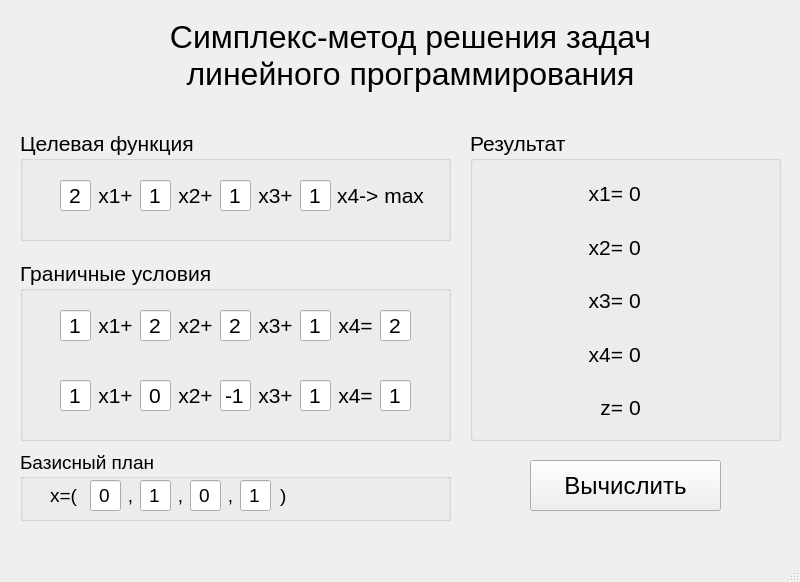
<?xml version="1.0" encoding="UTF-8"?>
<ui version="4.0">
 <class>MainWindow</class>
 <widget class="QMainWindow" name="MainWindow">
  <property name="geometry">
   <rect>
    <x>0</x>
    <y>0</y>
    <width>800</width>
    <height>582</height>
   </rect>
  </property>
  <property name="sizePolicy">
   <sizepolicy hsizetype="Fixed" vsizetype="Fixed">
    <horstretch>0</horstretch>
    <verstretch>0</verstretch>
   </sizepolicy>
  </property>
  <property name="windowTitle">
   <string>MainWindow</string>
  </property>
  <widget class="QWidget" name="centralwidget">
   <widget class="QLabel" name="label">
    <property name="geometry">
     <rect>
      <x>130</x>
      <y>10</y>
      <width>561</width>
      <height>91</height>
     </rect>
    </property>
    <property name="font">
     <font>
      <pointsize>24</pointsize>
     </font>
    </property>
    <property name="text">
     <string>Симплекс-метод решения задач линейного программирования</string>
    </property>
    <property name="alignment">
     <set>Qt::AlignCenter</set>
    </property>
    <property name="wordWrap">
     <bool>true</bool>
    </property>
   </widget>
   <widget class="QGroupBox" name="groupBox">
    <property name="geometry">
     <rect>
      <x>20</x>
      <y>130</y>
      <width>431</width>
      <height>111</height>
     </rect>
    </property>
    <property name="font">
     <font>
      <pointsize>16</pointsize>
     </font>
    </property>
    <property name="title">
     <string>Целевая функция</string>
    </property>
    <widget class="QLabel" name="label_2">
     <property name="geometry">
      <rect>
       <x>70</x>
       <y>50</y>
       <width>51</width>
       <height>31</height>
      </rect>
     </property>
     <property name="text">
      <string>x1+</string>
     </property>
     <property name="alignment">
      <set>Qt::AlignCenter</set>
     </property>
    </widget>
    <widget class="QLineEdit" name="x1LineEdit">
     <property name="geometry">
      <rect>
       <x>40</x>
       <y>50</y>
       <width>31</width>
       <height>31</height>
      </rect>
     </property>
     <property name="text">
      <string>2</string>
     </property>
     <property name="alignment">
      <set>Qt::AlignCenter</set>
     </property>
    </widget>
    <widget class="QLabel" name="label_3">
     <property name="geometry">
      <rect>
       <x>150</x>
       <y>50</y>
       <width>51</width>
       <height>31</height>
      </rect>
     </property>
     <property name="text">
      <string>x2+</string>
     </property>
     <property name="alignment">
      <set>Qt::AlignCenter</set>
     </property>
    </widget>
    <widget class="QLineEdit" name="x2LineEdit">
     <property name="geometry">
      <rect>
       <x>120</x>
       <y>50</y>
       <width>31</width>
       <height>31</height>
      </rect>
     </property>
     <property name="text">
      <string>1</string>
     </property>
     <property name="alignment">
      <set>Qt::AlignCenter</set>
     </property>
    </widget>
    <widget class="QLineEdit" name="x3LineEdit">
     <property name="geometry">
      <rect>
       <x>200</x>
       <y>50</y>
       <width>31</width>
       <height>31</height>
      </rect>
     </property>
     <property name="text">
      <string>1</string>
     </property>
     <property name="alignment">
      <set>Qt::AlignCenter</set>
     </property>
    </widget>
    <widget class="QLabel" name="label_4">
     <property name="geometry">
      <rect>
       <x>230</x>
       <y>50</y>
       <width>51</width>
       <height>31</height>
      </rect>
     </property>
     <property name="text">
      <string>x3+</string>
     </property>
     <property name="alignment">
      <set>Qt::AlignCenter</set>
     </property>
    </widget>
    <widget class="QLineEdit" name="x4LineEdit">
     <property name="geometry">
      <rect>
       <x>280</x>
       <y>50</y>
       <width>31</width>
       <height>31</height>
      </rect>
     </property>
     <property name="text">
      <string>1</string>
     </property>
     <property name="alignment">
      <set>Qt::AlignCenter</set>
     </property>
    </widget>
    <widget class="QLabel" name="label_5">
     <property name="geometry">
      <rect>
       <x>310</x>
       <y>50</y>
       <width>101</width>
       <height>31</height>
      </rect>
     </property>
     <property name="text">
      <string>x4-&gt; max</string>
     </property>
     <property name="alignment">
      <set>Qt::AlignCenter</set>
     </property>
    </widget>
   </widget>
   <widget class="QGroupBox" name="groupBox_2">
    <property name="geometry">
     <rect>
      <x>20</x>
      <y>260</y>
      <width>431</width>
      <height>181</height>
     </rect>
    </property>
    <property name="font">
     <font>
      <pointsize>16</pointsize>
     </font>
    </property>
    <property name="title">
     <string>Граничные условия</string>
    </property>
    <widget class="QLabel" name="label_6">
     <property name="geometry">
      <rect>
       <x>70</x>
       <y>50</y>
       <width>51</width>
       <height>31</height>
      </rect>
     </property>
     <property name="text">
      <string>x1+</string>
     </property>
     <property name="alignment">
      <set>Qt::AlignCenter</set>
     </property>
    </widget>
    <widget class="QLineEdit" name="xLineEdit_11">
     <property name="geometry">
      <rect>
       <x>40</x>
       <y>50</y>
       <width>31</width>
       <height>31</height>
      </rect>
     </property>
     <property name="text">
      <string>1</string>
     </property>
     <property name="alignment">
      <set>Qt::AlignCenter</set>
     </property>
    </widget>
    <widget class="QLabel" name="label_7">
     <property name="geometry">
      <rect>
       <x>150</x>
       <y>50</y>
       <width>51</width>
       <height>31</height>
      </rect>
     </property>
     <property name="text">
      <string>x2+</string>
     </property>
     <property name="alignment">
      <set>Qt::AlignCenter</set>
     </property>
    </widget>
    <widget class="QLineEdit" name="xLineEdit_12">
     <property name="geometry">
      <rect>
       <x>120</x>
       <y>50</y>
       <width>31</width>
       <height>31</height>
      </rect>
     </property>
     <property name="text">
      <string>2</string>
     </property>
     <property name="alignment">
      <set>Qt::AlignCenter</set>
     </property>
    </widget>
    <widget class="QLineEdit" name="xLineEdit_13">
     <property name="geometry">
      <rect>
       <x>200</x>
       <y>50</y>
       <width>31</width>
       <height>31</height>
      </rect>
     </property>
     <property name="text">
      <string>2</string>
     </property>
     <property name="alignment">
      <set>Qt::AlignCenter</set>
     </property>
    </widget>
    <widget class="QLabel" name="label_8">
     <property name="geometry">
      <rect>
       <x>230</x>
       <y>50</y>
       <width>51</width>
       <height>31</height>
      </rect>
     </property>
     <property name="text">
      <string>x3+</string>
     </property>
     <property name="alignment">
      <set>Qt::AlignCenter</set>
     </property>
    </widget>
    <widget class="QLineEdit" name="xLineEdit_14">
     <property name="geometry">
      <rect>
       <x>280</x>
       <y>50</y>
       <width>31</width>
       <height>31</height>
      </rect>
     </property>
     <property name="text">
      <string>1</string>
     </property>
     <property name="alignment">
      <set>Qt::AlignCenter</set>
     </property>
    </widget>
    <widget class="QLabel" name="label_9">
     <property name="geometry">
      <rect>
       <x>310</x>
       <y>50</y>
       <width>51</width>
       <height>31</height>
      </rect>
     </property>
     <property name="text">
      <string>x4=</string>
     </property>
     <property name="alignment">
      <set>Qt::AlignCenter</set>
     </property>
    </widget>
    <widget class="QLineEdit" name="result1LineEdit">
     <property name="geometry">
      <rect>
       <x>360</x>
       <y>50</y>
       <width>31</width>
       <height>31</height>
      </rect>
     </property>
     <property name="text">
      <string>2</string>
     </property>
     <property name="alignment">
      <set>Qt::AlignCenter</set>
     </property>
    </widget>
    <widget class="QLineEdit" name="result2LineEdit">
     <property name="geometry">
      <rect>
       <x>360</x>
       <y>120</y>
       <width>31</width>
       <height>31</height>
      </rect>
     </property>
     <property name="text">
      <string>1</string>
     </property>
     <property name="alignment">
      <set>Qt::AlignCenter</set>
     </property>
    </widget>
    <widget class="QLabel" name="label_10">
     <property name="geometry">
      <rect>
       <x>150</x>
       <y>120</y>
       <width>51</width>
       <height>31</height>
      </rect>
     </property>
     <property name="text">
      <string>x2+</string>
     </property>
     <property name="alignment">
      <set>Qt::AlignCenter</set>
     </property>
    </widget>
    <widget class="QLineEdit" name="xLineEdit_24">
     <property name="geometry">
      <rect>
       <x>280</x>
       <y>120</y>
       <width>31</width>
       <height>31</height>
      </rect>
     </property>
     <property name="text">
      <string>1</string>
     </property>
     <property name="alignment">
      <set>Qt::AlignCenter</set>
     </property>
    </widget>
    <widget class="QLabel" name="label_11">
     <property name="geometry">
      <rect>
       <x>230</x>
       <y>120</y>
       <width>51</width>
       <height>31</height>
      </rect>
     </property>
     <property name="text">
      <string>x3+</string>
     </property>
     <property name="alignment">
      <set>Qt::AlignCenter</set>
     </property>
    </widget>
    <widget class="QLineEdit" name="xLineEdit_21">
     <property name="geometry">
      <rect>
       <x>40</x>
       <y>120</y>
       <width>31</width>
       <height>31</height>
      </rect>
     </property>
     <property name="text">
      <string>1</string>
     </property>
     <property name="alignment">
      <set>Qt::AlignCenter</set>
     </property>
    </widget>
    <widget class="QLineEdit" name="xLineEdit_22">
     <property name="geometry">
      <rect>
       <x>120</x>
       <y>120</y>
       <width>31</width>
       <height>31</height>
      </rect>
     </property>
     <property name="text">
      <string>0</string>
     </property>
     <property name="alignment">
      <set>Qt::AlignCenter</set>
     </property>
    </widget>
    <widget class="QLabel" name="label_12">
     <property name="geometry">
      <rect>
       <x>70</x>
       <y>120</y>
       <width>51</width>
       <height>31</height>
      </rect>
     </property>
     <property name="text">
      <string>x1+</string>
     </property>
     <property name="alignment">
      <set>Qt::AlignCenter</set>
     </property>
    </widget>
    <widget class="QLineEdit" name="xLineEdit_23">
     <property name="geometry">
      <rect>
       <x>200</x>
       <y>120</y>
       <width>31</width>
       <height>31</height>
      </rect>
     </property>
     <property name="text">
      <string>-1</string>
     </property>
     <property name="alignment">
      <set>Qt::AlignCenter</set>
     </property>
    </widget>
    <widget class="QLabel" name="label_13">
     <property name="geometry">
      <rect>
       <x>310</x>
       <y>120</y>
       <width>51</width>
       <height>31</height>
      </rect>
     </property>
     <property name="text">
      <string>x4=</string>
     </property>
     <property name="alignment">
      <set>Qt::AlignCenter</set>
     </property>
    </widget>
   </widget>
   <widget class="QGroupBox" name="groupBox_3">
    <property name="geometry">
     <rect>
      <x>470</x>
      <y>130</y>
      <width>311</width>
      <height>311</height>
     </rect>
    </property>
    <property name="font">
     <font>
      <pointsize>16</pointsize>
     </font>
    </property>
    <property name="title">
     <string>Результат</string>
    </property>
    <widget class="QWidget" name="">
     <property name="geometry">
      <rect>
       <x>40</x>
       <y>40</y>
       <width>231</width>
       <height>261</height>
      </rect>
     </property>
     <layout class="QGridLayout" name="gridLayout">
      <item row="0" column="0">
       <widget class="QLabel" name="label_14">
        <property name="text">
         <string>x1=</string>
        </property>
        <property name="alignment">
         <set>Qt::AlignRight|Qt::AlignTrailing|Qt::AlignVCenter</set>
        </property>
       </widget>
      </item>
      <item row="0" column="1">
       <widget class="QLabel" name="xLabel_1">
        <property name="text">
         <string>0</string>
        </property>
       </widget>
      </item>
      <item row="1" column="0">
       <widget class="QLabel" name="label_15">
        <property name="text">
         <string>x2=</string>
        </property>
        <property name="alignment">
         <set>Qt::AlignRight|Qt::AlignTrailing|Qt::AlignVCenter</set>
        </property>
       </widget>
      </item>
      <item row="1" column="1">
       <widget class="QLabel" name="xLabel_2">
        <property name="text">
         <string>0</string>
        </property>
       </widget>
      </item>
      <item row="2" column="0">
       <widget class="QLabel" name="label_16">
        <property name="text">
         <string>x3=</string>
        </property>
        <property name="alignment">
         <set>Qt::AlignRight|Qt::AlignTrailing|Qt::AlignVCenter</set>
        </property>
       </widget>
      </item>
      <item row="2" column="1">
       <widget class="QLabel" name="xLabel_3">
        <property name="text">
         <string>0</string>
        </property>
       </widget>
      </item>
      <item row="3" column="0">
       <widget class="QLabel" name="label_17">
        <property name="text">
         <string>x4=</string>
        </property>
        <property name="alignment">
         <set>Qt::AlignRight|Qt::AlignTrailing|Qt::AlignVCenter</set>
        </property>
       </widget>
      </item>
      <item row="3" column="1">
       <widget class="QLabel" name="xLabel_4">
        <property name="text">
         <string>0</string>
        </property>
       </widget>
      </item>
      <item row="4" column="0">
       <widget class="QLabel" name="label_18">
        <property name="text">
         <string>z=</string>
        </property>
        <property name="alignment">
         <set>Qt::AlignRight|Qt::AlignTrailing|Qt::AlignVCenter</set>
        </property>
       </widget>
      </item>
      <item row="4" column="1">
       <widget class="QLabel" name="zLabel">
        <property name="text">
         <string>0</string>
        </property>
       </widget>
      </item>
     </layout>
    </widget>
   </widget>
   <widget class="QPushButton" name="calcButton">
    <property name="geometry">
     <rect>
      <x>530</x>
      <y>460</y>
      <width>191</width>
      <height>51</height>
     </rect>
    </property>
    <property name="font">
     <font>
      <pointsize>18</pointsize>
     </font>
    </property>
    <property name="cursor">
     <cursorShape>PointingHandCursor</cursorShape>
    </property>
    <property name="text">
     <string>Вычислить</string>
    </property>
   </widget>
   <widget class="QGroupBox" name="groupBox_4">
    <property name="geometry">
     <rect>
      <x>20</x>
      <y>450</y>
      <width>431</width>
      <height>71</height>
     </rect>
    </property>
    <property name="font">
     <font>
      <pointsize>14</pointsize>
     </font>
    </property>
    <property name="title">
     <string>Базисный план</string>
    </property>
    <widget class="QLabel" name="label_19">
     <property name="geometry">
      <rect>
       <x>30</x>
       <y>30</y>
       <width>31</width>
       <height>31</height>
      </rect>
     </property>
     <property name="text">
      <string>x=(</string>
     </property>
    </widget>
    <widget class="QLineEdit" name="bLineEdit_1">
     <property name="geometry">
      <rect>
       <x>70</x>
       <y>30</y>
       <width>31</width>
       <height>31</height>
      </rect>
     </property>
     <property name="text">
      <string>0</string>
     </property>
     <property name="alignment">
      <set>Qt::AlignCenter</set>
     </property>
    </widget>
    <widget class="QLabel" name="label_20">
     <property name="geometry">
      <rect>
       <x>100</x>
       <y>30</y>
       <width>21</width>
       <height>31</height>
      </rect>
     </property>
     <property name="text">
      <string>,</string>
     </property>
     <property name="alignment">
      <set>Qt::AlignCenter</set>
     </property>
    </widget>
    <widget class="QLineEdit" name="bLineEdit_2">
     <property name="geometry">
      <rect>
       <x>120</x>
       <y>30</y>
       <width>31</width>
       <height>31</height>
      </rect>
     </property>
     <property name="text">
      <string>1</string>
     </property>
     <property name="alignment">
      <set>Qt::AlignCenter</set>
     </property>
    </widget>
    <widget class="QLineEdit" name="bLineEdit_3">
     <property name="geometry">
      <rect>
       <x>170</x>
       <y>30</y>
       <width>31</width>
       <height>31</height>
      </rect>
     </property>
     <property name="text">
      <string>0</string>
     </property>
     <property name="alignment">
      <set>Qt::AlignCenter</set>
     </property>
    </widget>
    <widget class="QLabel" name="label_21">
     <property name="geometry">
      <rect>
       <x>150</x>
       <y>30</y>
       <width>21</width>
       <height>31</height>
      </rect>
     </property>
     <property name="text">
      <string>,</string>
     </property>
     <property name="alignment">
      <set>Qt::AlignCenter</set>
     </property>
    </widget>
    <widget class="QLineEdit" name="bLineEdit_4">
     <property name="geometry">
      <rect>
       <x>220</x>
       <y>30</y>
       <width>31</width>
       <height>31</height>
      </rect>
     </property>
     <property name="text">
      <string>1</string>
     </property>
     <property name="alignment">
      <set>Qt::AlignCenter</set>
     </property>
    </widget>
    <widget class="QLabel" name="label_22">
     <property name="geometry">
      <rect>
       <x>200</x>
       <y>30</y>
       <width>21</width>
       <height>31</height>
      </rect>
     </property>
     <property name="text">
      <string>,</string>
     </property>
     <property name="alignment">
      <set>Qt::AlignCenter</set>
     </property>
    </widget>
    <widget class="QLabel" name="label_23">
     <property name="geometry">
      <rect>
       <x>260</x>
       <y>30</y>
       <width>21</width>
       <height>31</height>
      </rect>
     </property>
     <property name="text">
      <string>)</string>
     </property>
    </widget>
   </widget>
  </widget>
  <widget class="QMenuBar" name="menubar">
   <property name="geometry">
    <rect>
     <x>0</x>
     <y>0</y>
     <width>800</width>
     <height>21</height>
    </rect>
   </property>
  </widget>
  <widget class="QStatusBar" name="statusbar"/>
 </widget>
 <resources/>
 <connections/>
</ui>
